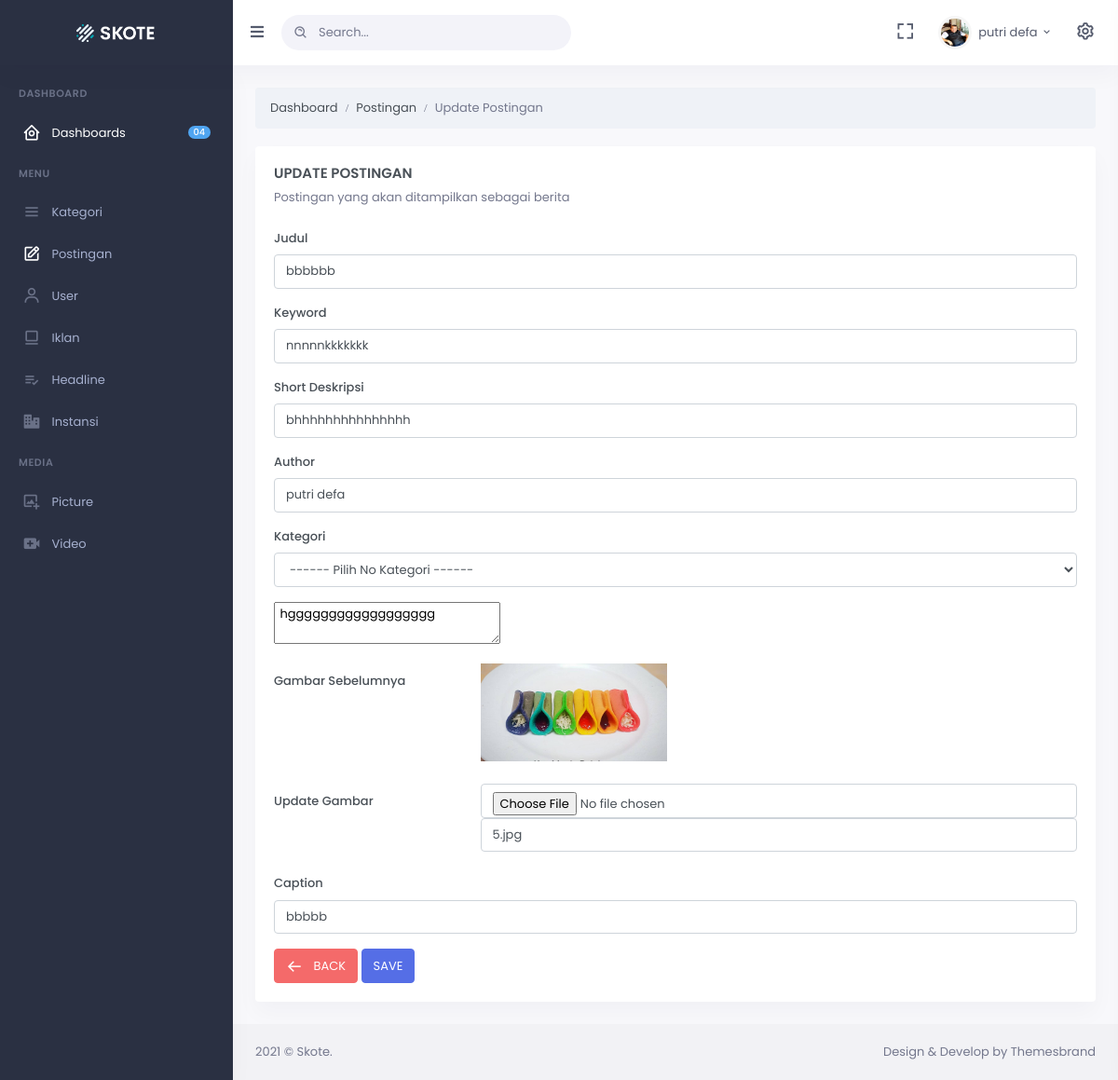
Page /admin/index.php?page=post&aksi=edit&id=5 (signed in) on the committed database.
### tables this page shows
CREATE TABLE `post` (
  `id_post` int(100) NOT NULL,
  `judul` varchar(100) NOT NULL,
  `kata_kunci` varchar(100) NOT NULL,
  `id_kategori` int(100) NOT NULL,
  `short_deskripsi` text NOT NULL,
  `gambar` varchar(100) DEFAULT NULL,
  `caption` varchar(100) DEFAULT NULL,
  `visit` int(11) NOT NULL DEFAULT 0,
  `created_at` timestamp NOT NULL DEFAULT current_timestamp(),
  `deskripsi` text NOT NULL,
  `nama_lengkap` varchar(50) NOT NULL,
  `slug` varchar(255) NOT NULL
);

### pages/post/edit.php (the view, shortened to what this page needs)
<link href="assets/libs/dropzone/min/dropzone.min.css" rel="stylesheet" type="text/css" />
<?php
$id     =$_GET['id'];
$EDIT   ="SELECT * FROM post WHERE post.id_post='$id'" or die("Gagal melakukan query !!!".mysqli_error());
$HASILEDIT  =   mysqli_query($koneksi, $EDIT);
while ($row =   mysqli_fetch_array($HASILEDIT)) {
$JUDUL    = $row['judul'];
$KATA_KUNCI    = $row['kata_kunci'];
$SHORT_DESKRIPSI    = $row['short_deskripsi'];
$DESKRIPSI = $row['deskripsi'];
$GAMBAR    = $row['gambar'];
$CAPTION    = $row['caption'];
$USER    = $row['nama_lengkap'];
}
?>
<div class="page-title-right">
   <ol class="breadcrumb m-0">
      <li class="breadcrumb-item"><a href="javascript: void(0);">Dashboard</a></li>
      <li class="breadcrumb-item"><a href="index.php?page=post">Postingan</a></li>
      <li class="breadcrumb-item active">Update Postingan</li>
   </ol>
</div>
<div class="row">
   <div class="col-12">
      <div class="card">
         <div class="card-body">
            <h4 class="card-title">UPDATE POSTINGAN</h4>
            <p class="card-title-desc">Postingan yang akan ditampilkan sebagai berita
            </p>
            <form method="post" action="../pages/post/proses_edit.php" enctype="multipart/form-data">
               <div class="form-group">
                  <label for="formrow-firstname-input">Judul</label>
                  <input type="text" class="form-control" id="formrow-firstname-input" name="judul" value="<?php echo $JUDUL; ?>">
               </div>
               <div class="form-group">
                  <label for="formrow-firstname-input">Keyword</label>
                  <input type="text" class="form-control" id="formrow-firstname-input" name="kata_kunci" value="<?php echo $KATA_KUNCI; ?>">
               </div>
               <div class="form-group">
                  <label for="formrow-firstname-input">Short Deskripsi</label>
                  <input type="text" class="form-control" id="formrow-firstname-input" name="short_deskripsi" value="<?php echo $SHORT_DESKRIPSI; ?>">
               </div>
               <div class="form-group">
                  <label for="formrow-firstname-input">Author</label>
                  <input type="text" class="form-control" id="formrow-firstname-input" name="nama_lengkap" value="<?php echo $USER; ?>">
               </div>
               <div class="form-group">
                  <label for="formrow-firstname-input">Kategori</label>
                  <select class="form-control show-tick" name="id_kategori" value="<?php echo $ID_KATEGORI; ?>">
                  <option>------ Pilih No Kategori ------</option>
                 </select>
               </div>
               <div class="form-group">
                  <textarea id="custom" name="deskripsi"><?php echo $DESKRIPSI; ?></textarea>
               </div>
               <div class="form-group row mb-4">
               <label for="horizontal-firstname-input" class="col-sm-3 col-form-label">Gambar Sebelumnya</label>
               <div class="col-sm-9">
                  <img src="../pages/images/post/<?php echo $GAMBAR; ?>" alt="logo" width="200px"/>
               </div>
            </div>
               <div class="form-group row mb-4">
               <label for="horizontal-firstname-input" class="col-sm-3 col-form-label">Update Gambar</label>
               <div class="col-sm-9">
                  <input type="file" class="form-control" id="formrow-firstname-input" name="file">
                  <input type="text" class="form-control" id="formrow-firstname-input" name="file" value="<?php echo $GAMBAR; ?>">
               </div>
             </div>
               <div class="form-group">
                  <label for="formrow-firstname-input">Caption</label>
                  <input type="text" class="form-control" id="formrow-firstname-input" name="caption" value="<?php echo $CAPTION; ?>">
               </div>
                 <div>
                     <a href="index.php?page=post" class="btn btn-danger waves-effect waves-light" data-toogle="tooltip" data-placement="bottom" title="Kembali"><i class="bx bx-arrow-back font-size-18 align-middle mr-2"></i> BACK</a>
                      <input type="submit" name="proses_edit" class="btn btn-primary waves-effect waves-light" value="SAVE">
                    </div>
               </div>
         </div>
      </div>
   </div>
</div>

### rows in the picture
post: judul "bbbbbb", kata_kunci "nnnnnkkkkkkk", short_deskripsi "bhhhhhhhhhhhhhhh", nama_lengkap "putri defa", deskripsi "hgggggggggggggggggg", gambar (picture), file "5.jpg", caption "bbbbb"

### other values in the picture
$_SESSION['nama_lengkap'] "putri defa"
